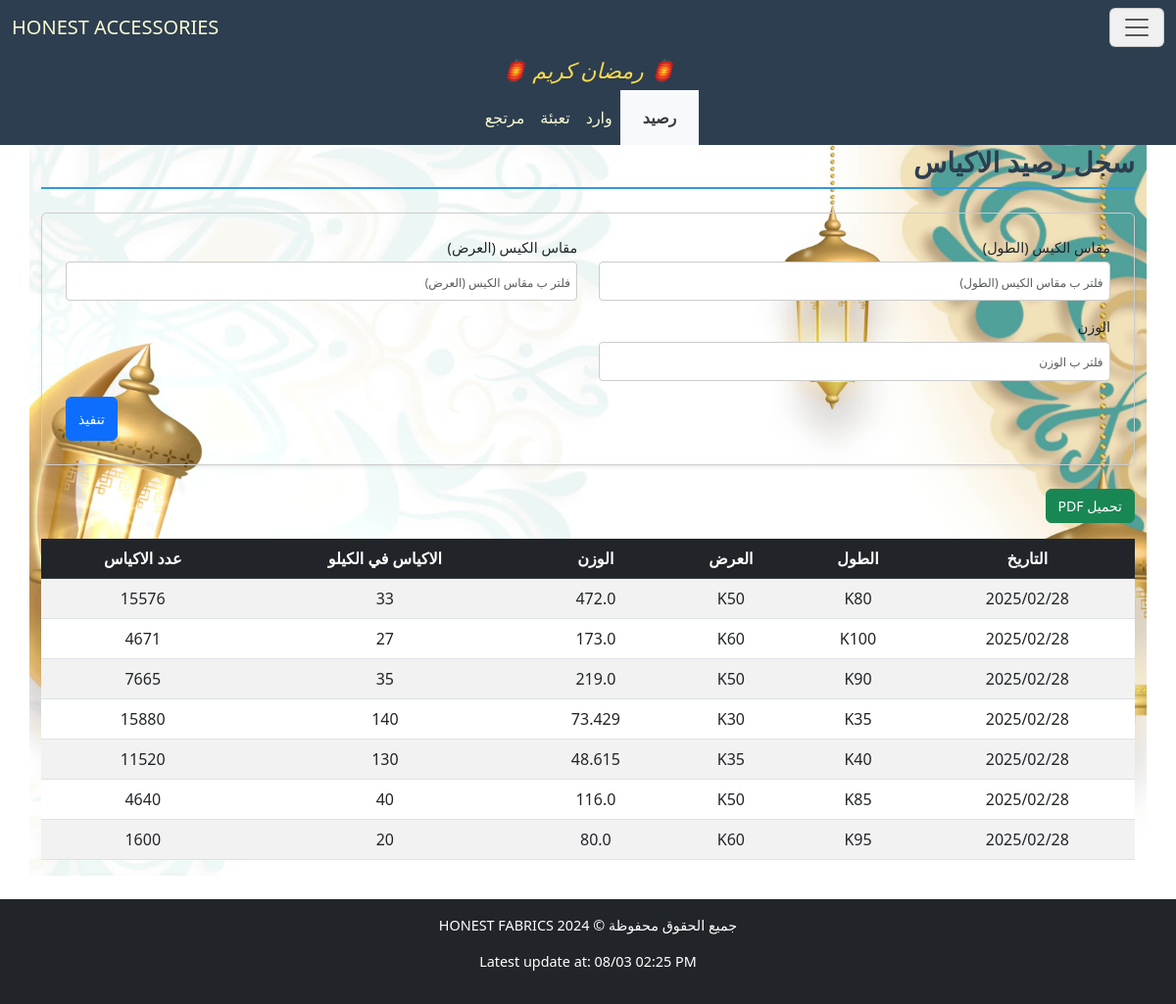
The app's page /accessories/BagStock/ with its own data.
### accessories/models.py (models this page shows)
class BaseModel(models.Model):
    date = models.DateField("التاريخ", null=True, blank=True)
    class Meta:
        abstract = True

class BagBaseModel(IDBaseModel):
    bag_length = models.CharField("مقاس الكيس (الطول)", max_length=255, null=True, blank=True)
    bag_width = models.CharField("مقاس الكيس (العرض)", max_length=255, null=True, blank=True)
    weight = models.FloatField("الوزن", null=True, blank=True)
    bags_per_kilo = models.IntegerField("عدد الاكياس في الكيلو", null=True, blank=True)
    bags_quantity = models.IntegerField("عدد الاكياس", null=True, blank=True)
    class Meta:
        abstract = True

class BagStock(BaseModel, BagBaseModel):
    pass

### accessories/views.py (the view)
# urls.py: path('BagStock/', BagStockView.as_view(), name='BagStockView'),
class BagStockView(FilterableListView):
    template_name = "accessories/BagStock.html"
    model = BagStock
    filter_fields = ['bag_length', 'bag_width', 'weight']
    columns = ["التاريخ","الطول","العرض","الوزن","الاكياس في الكيلو","عدد الاكياس"]

### accessories/views.py (called while the page is built)
    def get_queryset(self):
        queryset = super().get_queryset()
        filters = Q()
        for field in self.filter_fields:
            filter_value = self.request.GET.get(field)
            if filter_value:
                filters &= Q(**{f"{field}__icontains": filter_value})
        filtered_queryset = queryset.filter(filters)
        try:
            filtered_queryset = filtered_queryset.order_by('-date')
        except:
            pass
        return filtered_queryset

    def get_context_data(self, **kwargs):
        context = super().get_context_data(**kwargs)
        update = Updates.objects.all().order_by('-date').first()
        context['update'] = localtime(update.date).strftime("%d/%m %I:%M %p") if update and update.date else None
        context['columns'] = self.columns
        model_meta = self.model._meta
        context['filter_fields'] = [
            {
                'field_name': field,
                'verbose_name': model_meta.get_field(field).verbose_name,
                'value': self.request.GET.get(field) or "",
            }
            for field in self.filter_fields
        ]
        return context

### accessories/templates/accessories/BagStock.html (shortened to what this page needs)
{% extends "accessories/layout.html" %}
{% load static %}
{% block home_page %}
<a class="navbar-brand" href="{% url 'CartonSuppliesView' %}">HONEST ACCESSORIES</a>
{% endblock %}
{% block navbar_links_small %}
<li class="p-2 nav-item nav_link_active">
    <a class="nav-link" aria-current="page" href="{% url 'BagStockView' %}">رصيد</a>
</li>
<li class="p-2 nav-item">
    <a class="nav-link active" aria-current="page" href="{% url 'BagSuppliesView' %}">وارد</a>
</li>
<li class="p-2 nav-item">
    <a class="nav-link active" aria-current="page" href="{% url 'PackagingBagView' %}">تعبئة</a>
</li>
<li class="p-2 nav-item">
    <a class="nav-link active" aria-current="page" href="{% url 'ReturnBagView' %}">مرتجع</a>
</li>
{% endblock %}
{% block body %}
    <h2 class="section-title pt-4">سجل رصيد الاكياس</h2>
    <form method="get" class="filter-form-flex mb-4 p-4 rounded shadow-sm">
        {% for filter_field in filter_fields %}
        <div class="form-group mb-3">
            <label for="filter_{{ forloop.counter }}" class="form-label">{{ filter_field.verbose_name }}</label>
            <input type="text" id="filter_{{ forloop.counter }}" name="{{ filter_field.field_name }}"
                   placeholder="فلتر ب {{ filter_field.verbose_name }}"
                   class="form-control"
                   value="{{ filter_field.value }}">
        </div>
        {% endfor %}
        <div class="submit-container">
            <button type="submit" class="btn btn-primary submit-btn">تنفيذ</button>
        </div>
    </form>
    <button onclick="generatePDF()" class="btn btn-success mb-3">تحميل PDF</button>
    <div style="overflow-y: auto; max-height: 70vh; position: relative;" class="table-responsive mb-4">
        <table id="data-table" class="table table-striped">
            <thead class="table-dark">
                <tr>
                    <th style="position: sticky; top: 0;" >التاريخ</th>
                    <th style="position: sticky; top: 0;" >الطول</th>
                    <th style="position: sticky; top: 0;" >العرض</th>
                    <th style="position: sticky; top: 0;" >الوزن</th>
                    <th style="position: sticky; top: 0;" >الاكياس في الكيلو</th>
                    <th style="position: sticky; top: 0;" >عدد الاكياس</th>
                </tr>
            </thead>
            <tbody>
                {% for model in models %}
                <tr>
                    <td>{{ model.date|date:"Y/m/d" }}</td>
                    <td>{{ model.bag_length }}</td>
                    <td>{{ model.bag_width }}</td>
                    <td>{{ model.weight }}</td>
                    <td>{{ model.bags_per_kilo }}</td>
                    <td>{{ model.bags_quantity }}</td>
                </tr>
                {% empty %}
                <tr>
                    <td colspan="6" class="text-center">لا يوجد عناصر</td>
                </tr>
                {% endfor %}
            </tbody>
        </table>
    </div>
{% endblock body %}

### cloth/static/cloth/styles.css (style rules this page uses)
:root { --primary-color: #3498db; --light-blue: #3db1ff5e; --secondary-color: #2c3e50; --success-color: #2ecc71; --danger-color: #e74c3c; --warning-color: #f1c40f; --light-bg: #f8f9fa; --dark-bg: #343a40; --light-text: lightgoldenrodyellow; --golden-text: rgb(255, 255, 0); --border-color: #dee2e6; --white-color: #ffffff; }
*, *::before, *::after { box-sizing: border-box; }
ul, div { padding: 0; margin: 0; }
body { background-color: var(--light-bg); margin-inline: 0; font-family: 'Segoe UI', Tahoma, Geneva, Verdana, sans-serif; line-height: 1.6; font-size: 16px; }
#navbar, #navbar a, #navbar-menu-body, #navbar-menu-body a { color: var(--light-text); }
.section-title { color: var(--secondary-color); border-bottom: 2px solid var(--primary-color); padding-bottom: 0.5rem; margin-bottom: 1.5rem; font-weight: bold; }
.table { border-collapse: separate; border-spacing: 0; border-radius: 8px; width: 100%; }
.table th, .table td { text-align: center; vertical-align: middle; padding: 10px; }
.table-striped tbody tr:nth-of-type(odd) { background-color: var(--light-bg); }
.table-dark th { background-color: var(--secondary-color); color: var(--light-text); }
.table-responsive { overflow-x: auto; }
.table-responsive table th, .table-responsive table td { white-space: nowrap; min-width: fit-content; }
.table-responsive table { width: 100%; table-layout: auto; }
.filter-form-flex { display: flex; flex-wrap: wrap; padding: 1rem; border: 1px solid #ccc; border-radius: 8px; justify-content: space-between; column-gap: 2px; direction: rtl; }
.filter-form-flex .form-group { display: flex; flex-direction: column; margin-bottom: 5px; width: 49%; }
.filter-form-flex .form-label { font-size: 0.9rem; margin-bottom: 0.25rem; }
.filter-form-flex .form-control { border: 1px solid #ccc; border-radius: 4px; padding: 0.4rem; font-size: 0.9rem; }
.filter-form-flex input[type="text"], .filter-form-flex input[type="number"], .filter-form-flex input[type="date"] { width: 100%; height: 40px; }
.submit-container { display: flex; justify-content: flex-end; width: 100%; }
.filter-form-flex .submit-btn { width: auto; height: 45px; font-size: 1rem; }
@media (max-width: 1200px) { body { font-size: 15px; } }
@media (max-width: 1200px) { h4.section-title, h2 { font-size: 28px !important; } }
@media (max-width: 1200px) { p.lead, .oped_details_btn, .btn { font-size: 14px !important; } }
@media (max-width: 1200px) { ::placeholder { font-size: 12px !important; } }
.nav_link_active { background-color: var(--light-bg) !important; }
.nav_link_active a { color: var(--dark-bg) !important; padding-inline: 15px; font-weight: 600; }

### records on screen
BagStock: date "2025/02/28", bag_length "K80", bag_width "K50", weight "472.0", bags_per_kilo "33", bags_quantity "15576"
BagStock: date "2025/02/28", bag_length "K100", bag_width "K60", weight "173.0", bags_per_kilo "27", bags_quantity "4671"
BagStock: date "2025/02/28", bag_length "K90", bag_width "K50", weight "219.0", bags_per_kilo "35", bags_quantity "7665"
BagStock: date "2025/02/28", bag_length "K35", bag_width "K30", weight "73.429", bags_per_kilo "140", bags_quantity "15880"
BagStock: date "2025/02/28", bag_length "K40", bag_width "K35", weight "48.615", bags_per_kilo "130", bags_quantity "11520"
BagStock: date "2025/02/28", bag_length "K85", bag_width "K50", weight "116.0", bags_per_kilo "40", bags_quantity "4640"
BagStock: date "2025/02/28", bag_length "K95", bag_width "K60", weight "80.0", bags_per_kilo "20", bags_quantity "1600"

### other values on screen
{{ filter_field.verbose_name }} "مقاس الكيس (الطول)" "مقاس الكيس (العرض)" "الوزن"
{{ update }} "08/03 02:25 PM"
